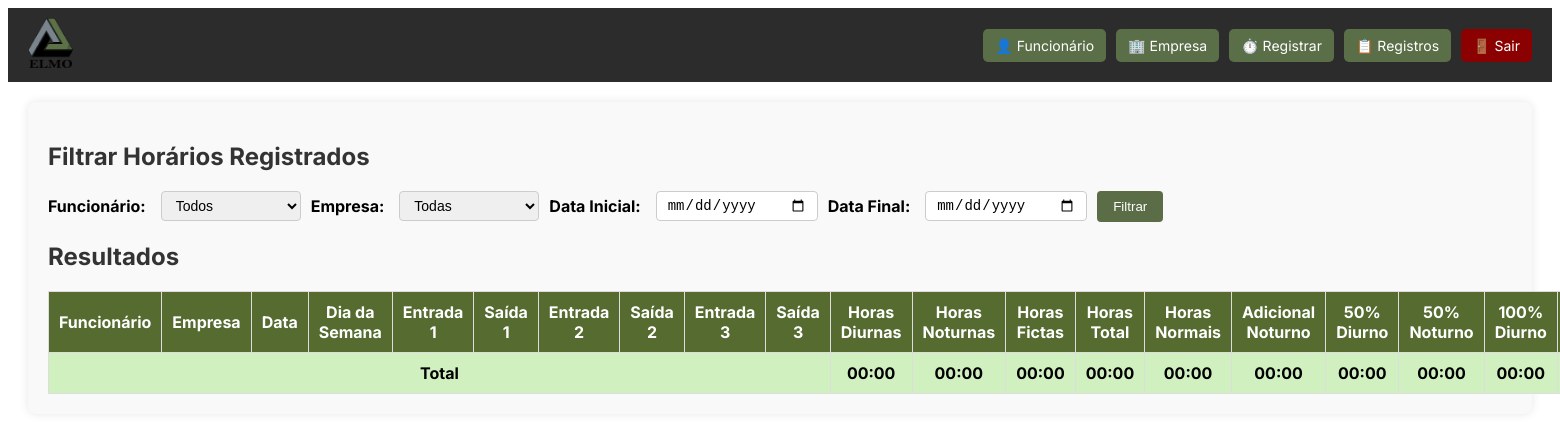
The app's page /lista-registros?funcionario_id=7 (signed in), older data.
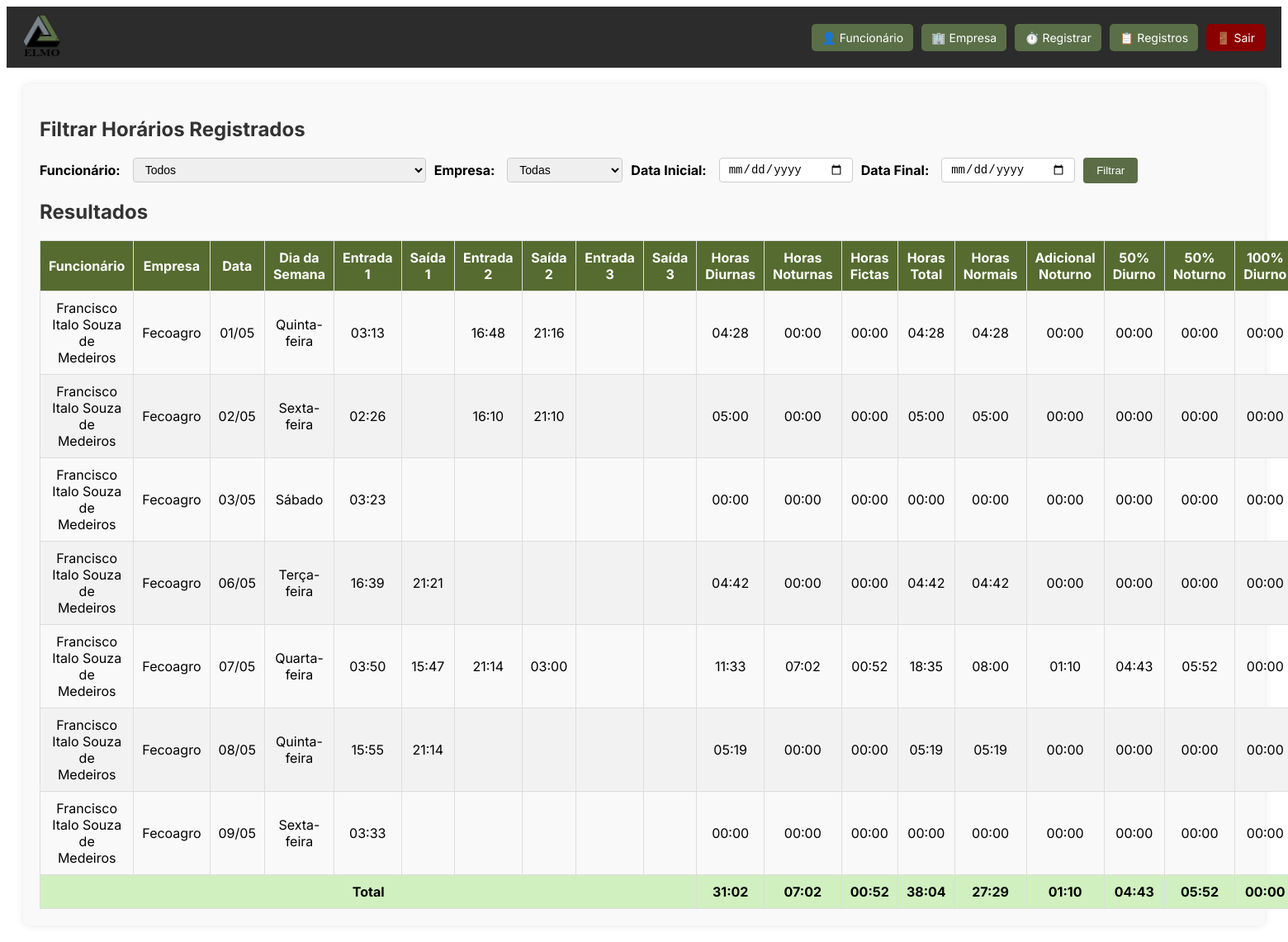
The same page, newer data.
### models.py (models this page shows)
class Ponto(db.Model):
    id = db.Column(db.Integer, primary_key=True)
    funcionario_id = db.Column(db.Integer, db.ForeignKey('funcionario.id'), nullable=False)
    empresa_id = db.Column(db.Integer, db.ForeignKey('empresa.id'), nullable=False)
    data = db.Column(db.String(10), nullable=False)
    entrada1 = db.Column(db.String(5))
    saida1 = db.Column(db.String(5))
    entrada2 = db.Column(db.String(5))
    saida2 = db.Column(db.String(5))
    entrada3 = db.Column(db.String(5))
    saida3 = db.Column(db.String(5))
    funcionario = db.relationship('Funcionario', backref=db.backref('pontos', lazy=True))
    empresa = db.relationship('Empresa', backref=db.backref('pontos', lazy=True))

class Funcionario(db.Model):
    id = db.Column(db.Integer, primary_key=True)
    nome = db.Column(db.String(100), nullable=False)
    cpf = db.Column(db.String(14), unique=True, nullable=True)

class Empresa(db.Model):
    id = db.Column(db.Integer, primary_key=True)
    nome = db.Column(db.String(100), nullable=False)
    vale_alimentacao = db.Column(db.Float, nullable=False)

### app.py (the view, shortened to what this page needs)
@app.route("/lista-registros", methods=["GET"])
def lista_registros():
    if not session.get("usuario_logado"):
        return redirect(url_for("login"))
    funcionarios = Funcionario.query.order_by(Funcionario.nome.asc()).all()
    empresas = Empresa.query.order_by(Empresa.nome.asc()).all()
    query = Ponto.query
    funcionario_id = request.args.get("funcionario_id")
    empresa_id = request.args.get("empresa_id")
    data_ini = request.args.get("data_ini")
    data_fim = request.args.get("data_fim")
    if funcionario_id:
        query = query.filter_by(funcionario_id=funcionario_id)
    if empresa_id:
        query = query.filter_by(empresa_id=empresa_id)
    if data_ini:
        query = query.filter(Ponto.data >= data_ini)
    if data_fim:
        query = query.filter(Ponto.data <= data_fim)
    pontos = []
    if funcionario_id or empresa_id or data_ini or data_fim:
        pontos = query.order_by(Ponto.data.asc()).all()
    INIDIA = time(5, 0)
    FIMDIA = time(22, 0)
    ININOT = time(22, 0)
    FIMNOT = time(5, 0)
    def to_time(valor):
        if isinstance(valor, str):
            return datetime.strptime(valor, "%H:%M").time()
        return valor
    for ponto in pontos:
        if isinstance(ponto.data, str):
            ponto.data_obj = datetime.strptime(ponto.data, "%Y-%m-%d")
        else:
            ponto.data_obj = ponto.data
        ponto.horas_diurnas_reais = timedelta()
        ponto.horas_noturnas_reais = timedelta()
        ponto.horas_fictas = timedelta()
        ponto.horas_adicional = timedelta()
        ponto.horas_adicional_ficta = timedelta()
        ponto.horas_diurnas = timedelta()
        ponto.horas_noturnas = timedelta()
        ponto.horas_total = timedelta()
        ponto.extra_50_diurno = timedelta()
        ponto.extra_50_noturno = timedelta()
        ponto.extra_50_noturno_reais = timedelta()
        ponto.extra_100_diurno = timedelta()
        ponto.extra_100_noturno = timedelta()
        ponto.horas_normais = timedelta(hours=8)
        if ponto.data_obj.weekday() == 5:
            ponto.horas_normais = timedelta(hours=4)
        turnos = [(ponto.entrada1, ponto.saida1), (ponto.entrada2, ponto.saida2), (ponto.entrada3, ponto.saida3)]
        minutos_marcados = []
        for entrada, saida in turnos:
            if entrada and saida:
                entrada = to_time(entrada)
                saida = to_time(saida)
                entrada_dt = datetime.combine(ponto.data_obj, entrada)
                saida_dt = datetime.combine(ponto.data_obj, saida)
                if saida < entrada:
                    saida_dt += timedelta(days=1)
                atual = entrada_dt
                while atual < saida_dt:
                    minutos_marcados.append(atual)
                    atual += timedelta(minutes=1)
        acumulado_domingo = timedelta()
        duracao_dentro_domingo = timedelta()
        for minuto in minutos_marcados:
            hora = minuto.time()
            tipo = "diurna"
            if hora >= ININOT or hora < FIMNOT:
                tipo = "noturna"
            if ponto.horas_normais > timedelta():
                ponto.horas_normais -= timedelta(minutes=1)
                if tipo == "diurna":
                    ponto.horas_diurnas += timedelta(minutes=1)
                    ponto.horas_diurnas_reais += timedelta(minutes=1)
                else:
                    ponto.horas_noturnas_reais += timedelta(minutes=1)
                    ponto.horas_adicional += timedelta(minutes=1)
            else:
                if tipo == "diurna":
                    ponto.extra_50_diurno += timedelta(minutes=1)
                    ponto.horas_diurnas_reais += timedelta(minutes=1)
                else:
                    ponto.extra_50_noturno_reais += timedelta(minutes=1)
                    ponto.horas_noturnas_reais += timedelta(minutes=1)
        if ponto.data_obj.weekday() < 5:
            ponto.horas_noturnas = ponto.horas_noturnas_reais * 1.142857
            ponto.horas_total = ponto.horas_diurnas_reais + ponto.horas_noturnas
            ponto.horas_fictas= ponto.horas_noturnas_reais * 0.142857
            carga_horaria_diaria = timedelta(hours=8)
            jornada_total = ponto.horas_diurnas_reais + ponto.horas_noturnas
            if jornada_total < carga_horaria_diaria:
                ponto.horas_normais = jornada_total
            else:
                ponto.horas_normais = carga_horaria_diaria
                ponto.extra_50_noturno = ( ponto.extra_50_noturno_reais * 1.142857 ) + ( ponto.horas_adicional * 0.142857 )
        if ponto.data_obj.weekday() == 5:
            ponto.horas_noturnas = ponto.horas_noturnas_reais * 1.142857
            ponto.horas_total = ponto.horas_diurnas_reais + ponto.horas_noturnas
            ponto.horas_fictas= ponto.horas_noturnas_reais * 0.142857
            carga_horaria_diaria = timedelta(hours=4)
            jornada_total = ponto.horas_diurnas_reais + ponto.horas_noturnas
            extra_total = max(timedelta(), jornada_total - carga_horaria_diaria)
            ponto.extra_50_noturno = ponto.extra_50_noturno_reais * 1.142857
            if ponto.horas_adicional > timedelta():
                ponto.extra_50_noturno = ponto.horas_adicional * 0.142857
            if jornada_total < carga_horaria_diaria:
                ponto.horas_normais = jornada_total
                ponto.horas_adicional = ponto.horas_noturnas
            else:
                ponto.horas_normais = carga_horaria_diaria
    total = {
            "horas_diurnas": timedelta(),
            "horas_noturnas": timedelta(),
            "horas_fictas": timedelta(),
            "horas_total": timedelta(),
            "horas_normais": timedelta(),
            "horas_adicional": timedelta(),
            "extra_50_diurno": timedelta(),
            "extra_50_noturno": timedelta(),
            "extra_100_diurno": timedelta(),
            "extra_100_noturno": timedelta(),
        }
    for ponto in pontos:
            total["horas_diurnas"] += ponto.horas_diurnas_reais
            total["horas_noturnas"] += ponto.horas_noturnas
            total["horas_fictas"] += ponto.horas_fictas
            total["horas_total"] += ponto.horas_total
            total["horas_normais"] += ponto.horas_normais
            total["horas_adicional"] += ponto.horas_adicional
            total["extra_50_diurno"] += ponto.extra_50_diurno
            total["extra_50_noturno"] += ponto.extra_50_noturno
            total["extra_100_diurno"] += ponto.extra_100_diurno
            total["extra_100_noturno"] += ponto.extra_100_noturno
    return render_template("lista_registros.html", pontos=pontos, funcionarios=funcionarios, empresas=empresas, total=total)

### app.py (called while the page is built)
@app.template_filter('horario_formatado')
def horario_formatado(value):
    if not value:
        return "00:00"
    total_minutes = int(value.total_seconds() // 60)
    horas = total_minutes // 60
    minutos = total_minutes % 60
    return f"{horas:02d}:{minutos:02d}"

@app.template_filter('formatar_dia_semana')
def formatar_dia_semana(data):
    return format_datetime(data, "EEEE", locale='pt_BR').capitalize()

### templates/lista_registros.html (shortened to what this page needs)
{% extends "base.html" %}
{% block content %}
<div class="box">
    <h2>Filtrar Horários Registrados</h2>
    <form method="GET" class="filter-lista-form">
        <label for="funcionario_id">Funcionário:</label>
        <select name="funcionario_id" id="funcionario_id">
            <option value="">Todos</option>
        </select>
        <label for="empresa_id">Empresa:</label>
        <select name="empresa_id" id="empresa_id">
            <option value="">Todas</option>
        </select>
        <label for="data_ini">Data Inicial:</label>
        <input type="date" name="data_ini" id="data_ini">
        <label for="data_fim">Data Final:</label>
        <input type="date" name="data_fim" id="data_fim">
        <button type="submit" class="btn-lista-filter">Filtrar</button>
    </form>
</div>
<div class="box">
    <h2>Resultados</h2>
    <div class="table-responsive">
        <table class="styled-table">
            <thead>
                <tr>
                    <th>Funcionário</th>
                    <th>Empresa</th>
                    <th>Data</th>
                    <th>Dia da Semana</th>
                    <th>Entrada 1</th><th>Saída 1</th>
                    <th>Entrada 2</th><th>Saída 2</th>
                    <th>Entrada 3</th><th>Saída 3</th>
                    <th>Horas Diurnas</th>
                    <th>Horas Noturnas</th>
                    <th>Horas Fictas</th>
                    <th>Horas Total</th>
                    <th>Horas Normais</th>
                    <th>Adicional Noturno</th>
                    <th>50% Diurno</th>
                    <th>50% Noturno</th>
                    <th>100% Diurno</th>
                    <th>100% Noturno</th>
                </tr>
            </thead>
            <tbody>
                {% for p in pontos %}
                <tr class="{% if p.data_obj | formatar_dia_semana == 'Domingo' %}domingo{% endif %}">
                    <td>{{ p.funcionario.nome }}</td>
                    <td>{{ p.empresa.nome }}</td>
                    <td>{{ p.data_obj.strftime('%d/%m') }}</td>
                    <td>{{ p.data_obj | formatar_dia_semana }}</td>
                    <td>{{ p.entrada1 or '' }}</td><td>{{ p.saida1 or '' }}</td>
                    <td>{{ p.entrada2 or '' }}</td><td>{{ p.saida2 or '' }}</td>
                    <td>{{ p.entrada3 or '' }}</td><td>{{ p.saida3 or '' }}</td>
                    <td>{{ p.horas_diurnas_reais|horario_formatado }}</td>
                    <td>{{ p.horas_noturnas|horario_formatado }}</td>
                    <td>{{ p.horas_fictas|horario_formatado }}</td>
                    <td>{{ p.horas_total|horario_formatado }}</td>
                    <td>{{ p.horas_normais|horario_formatado }}</td>
                    <td>{{ p.horas_adicional|horario_formatado }}</td>
                    <td>{{ p.extra_50_diurno|horario_formatado }}</td>
                    <td>{{ p.extra_50_noturno|horario_formatado }}</td>
                    <td>{{ p.extra_100_diurno|horario_formatado }}</td>
                </tr>
                {% endfor %}
            </tbody>
            <tfoot>
                <tr class="total-row">
                    <td colspan="10">Total</td>
                    <td>{{ total.horas_diurnas|horario_formatado }}</td>
                    <td>{{ total.horas_noturnas|horario_formatado }}</td>
                    <td>{{ total.horas_fictas|horario_formatado }}</td>
                    <td>{{ total.horas_total|horario_formatado }}</td>
                    <td>{{ total.horas_normais|horario_formatado }}</td>
                    <td>{{ total.horas_adicional|horario_formatado }}</td>
                    <td>{{ total.extra_50_diurno|horario_formatado }}</td>
                    <td>{{ total.extra_50_noturno|horario_formatado }}</td>
                    <td>{{ total.extra_100_diurno|horario_formatado }}</td>
                    <td>{{ total.extra_100_noturno|horario_formatado }}</td>
                </tr>
            </tfoot>
        </table>
    </div>
</div>
{% endblock %}

Row changes from the older to the newer data that the page shows:
added Ponto: funcionario.nome "Francisco Italo Souza de Medeiros", empresa.nome "Fecoagro", data_obj "01/05", data_obj "Quinta-feira", entrada1 "03:13", entrada2 "16:48", saida2 "21:16", horas_diurnas_reais|horario_formatado "04:28", horas_noturnas|horario_formatado "00:00", horas_fictas|horario_formatado "00:00", horas_total|horario_formatado "04:28", horas_normais|horario_formatado "04:28", horas_adicional|horario_formatado "00:00", extra_50_diurno|horario_formatado "00:00", extra_50_noturno|horario_formatado "00:00", extra_100_diurno|horario_formatado "00:00"
added Ponto: funcionario.nome "Francisco Italo Souza de Medeiros", empresa.nome "Fecoagro", data_obj "02/05", data_obj "Sexta-feira", entrada1 "02:26", entrada2 "16:10", saida2 "21:10", horas_diurnas_reais|horario_formatado "05:00", horas_noturnas|horario_formatado "00:00", horas_fictas|horario_formatado "00:00", horas_total|horario_formatado "05:00", horas_normais|horario_formatado "05:00", horas_adicional|horario_formatado "00:00", extra_50_diurno|horario_formatado "00:00", extra_50_noturno|horario_formatado "00:00", extra_100_diurno|horario_formatado "00:00"
added Ponto: funcionario.nome "Francisco Italo Souza de Medeiros", empresa.nome "Fecoagro", data_obj "03/05", data_obj "Sábado", entrada1 "03:23", horas_diurnas_reais|horario_formatado "00:00", horas_noturnas|horario_formatado "00:00", horas_fictas|horario_formatado "00:00", horas_total|horario_formatado "00:00", horas_normais|horario_formatado "00:00", horas_adicional|horario_formatado "00:00", extra_50_diurno|horario_formatado "00:00", extra_50_noturno|horario_formatado "00:00", extra_100_diurno|horario_formatado "00:00"
added Ponto: funcionario.nome "Francisco Italo Souza de Medeiros", empresa.nome "Fecoagro", data_obj "06/05", data_obj "Terça-feira", entrada1 "16:39", saida1 "21:21", horas_diurnas_reais|horario_formatado "04:42", horas_noturnas|horario_formatado "00:00", horas_fictas|horario_formatado "00:00", horas_total|horario_formatado "04:42", horas_normais|horario_formatado "04:42", horas_adicional|horario_formatado "00:00", extra_50_diurno|horario_formatado "00:00", extra_50_noturno|horario_formatado "00:00", extra_100_diurno|horario_formatado "00:00"
added Ponto: funcionario.nome "Francisco Italo Souza de Medeiros", empresa.nome "Fecoagro", data_obj "07/05", data_obj "Quarta-feira", entrada1 "03:50", saida1 "15:47", entrada2 "21:14", saida2 "03:00", horas_diurnas_reais|horario_formatado "11:33", horas_noturnas|horario_formatado "07:02", horas_fictas|horario_formatado "00:52", horas_total|horario_formatado "18:35", horas_normais|horario_formatado "08:00", horas_adicional|horario_formatado "01:10", extra_50_diurno|horario_formatado "04:43", extra_50_noturno|horario_formatado "05:52", extra_100_diurno|horario_formatado "00:00"
added Ponto: funcionario.nome "Francisco Italo Souza de Medeiros", empresa.nome "Fecoagro", data_obj "08/05", data_obj "Quinta-feira", entrada1 "15:55", saida1 "21:14", horas_diurnas_reais|horario_formatado "05:19", horas_noturnas|horario_formatado "00:00", horas_fictas|horario_formatado "00:00", horas_total|horario_formatado "05:19", horas_normais|horario_formatado "05:19", horas_adicional|horario_formatado "00:00", extra_50_diurno|horario_formatado "00:00", extra_50_noturno|horario_formatado "00:00", extra_100_diurno|horario_formatado "00:00"
added Ponto: funcionario.nome "Francisco Italo Souza de Medeiros", empresa.nome "Fecoagro", data_obj "09/05", data_obj "Sexta-feira", entrada1 "03:33", horas_diurnas_reais|horario_formatado "00:00", horas_noturnas|horario_formatado "00:00", horas_fictas|horario_formatado "00:00", horas_total|horario_formatado "00:00", horas_normais|horario_formatado "00:00", horas_adicional|horario_formatado "00:00", extra_50_diurno|horario_formatado "00:00", extra_50_noturno|horario_formatado "00:00", extra_100_diurno|horario_formatado "00:00"
Text that changed along with them:
{{ total.horas_diurnas|horario_formatado }}: "00:00" → "31:02"
{{ total.horas_noturnas|horario_formatado }}: "00:00" → "07:02"
{{ total.horas_fictas|horario_formatado }}: "00:00" → "00:52"
{{ total.horas_total|horario_formatado }}: "00:00" → "38:04"
{{ total.horas_normais|horario_formatado }}: "00:00" → "27:29"
{{ total.horas_adicional|horario_formatado }}: "00:00" → "01:10"
{{ total.extra_50_diurno|horario_formatado }}: "00:00" → "04:43"
{{ total.extra_50_noturno|horario_formatado }}: "00:00" → "05:52"
